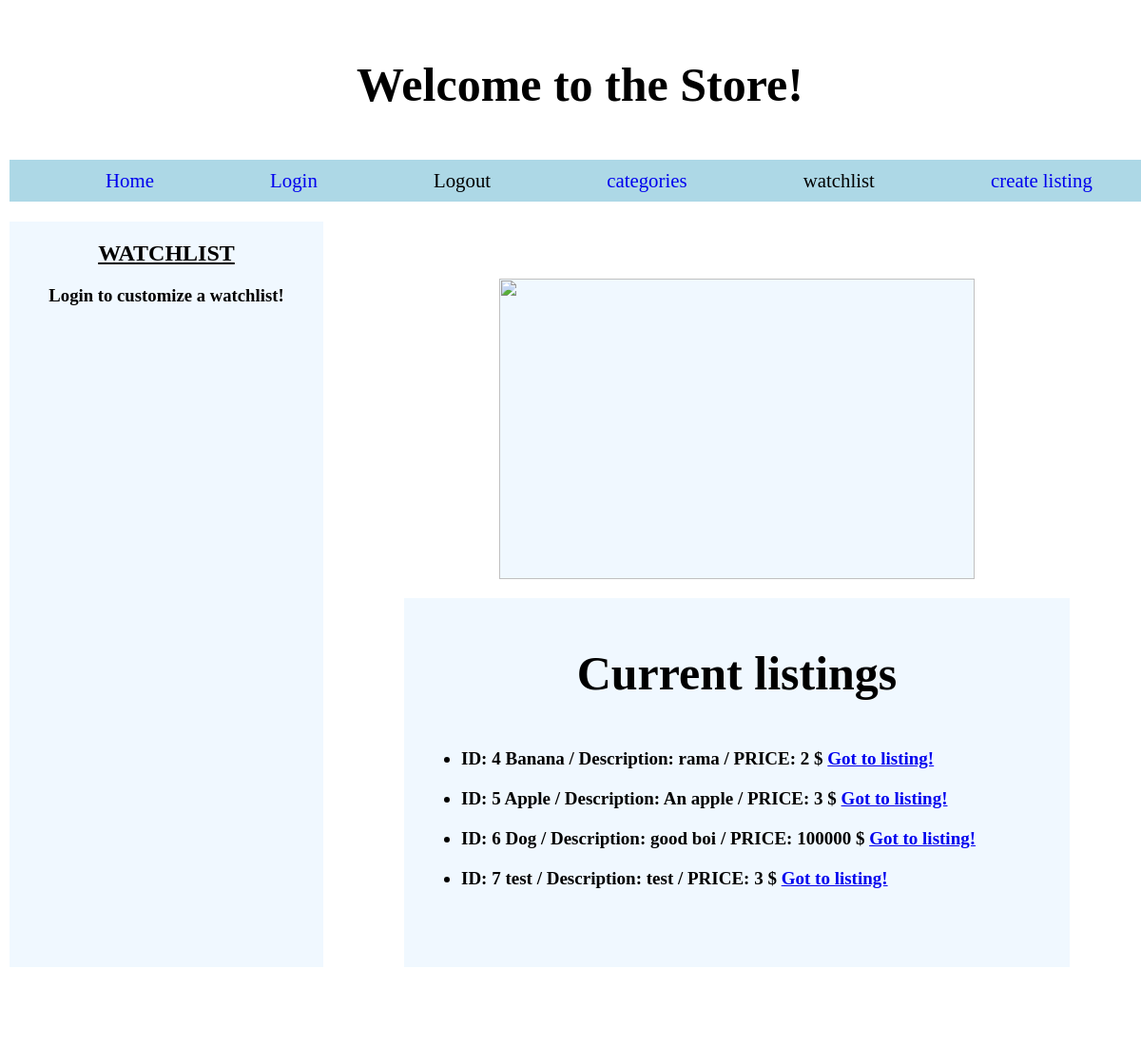
The page /Sales/ on the database as committed earlier.
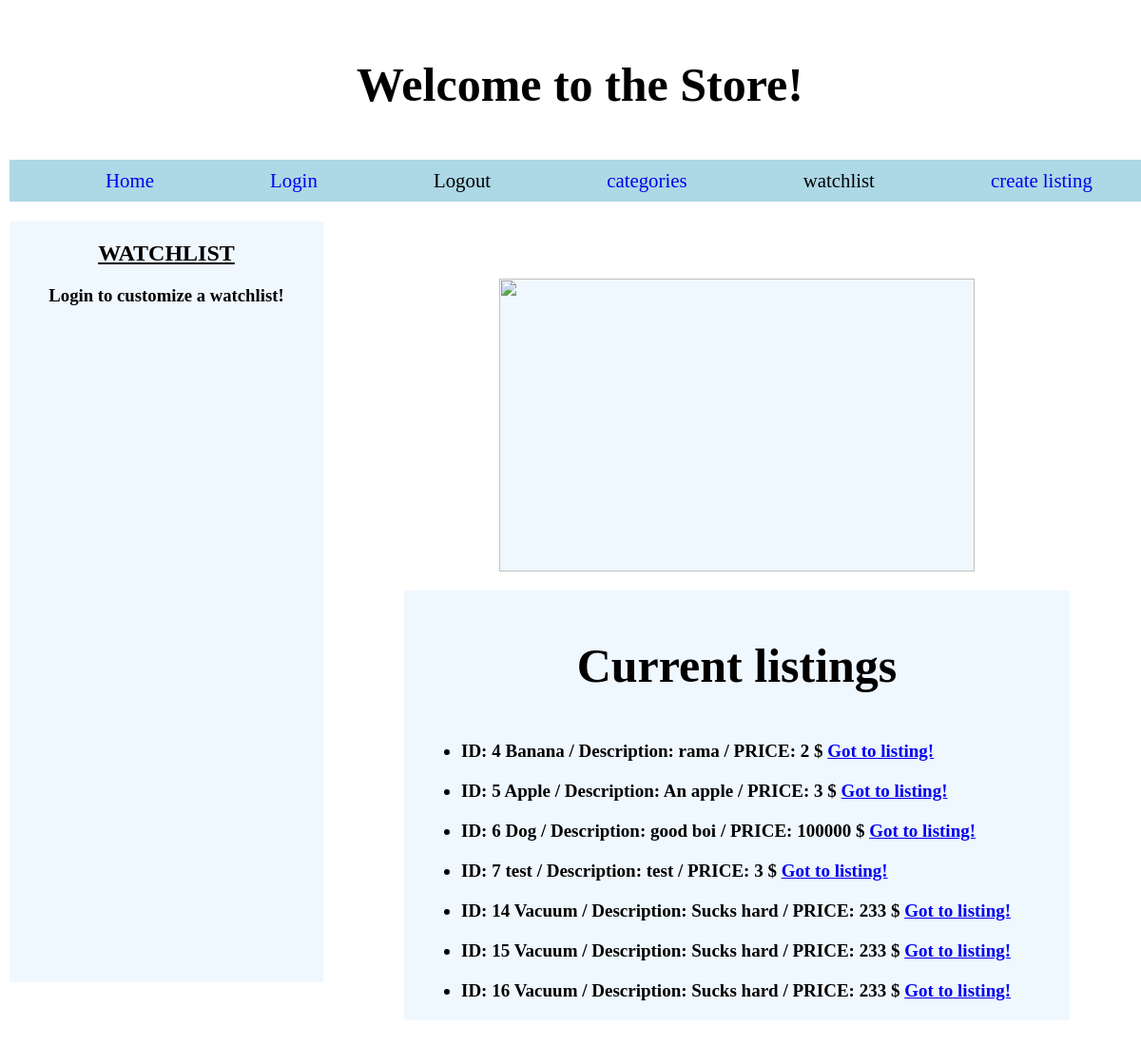
The same page on the database as committed later.
### Sales/models.py (models this page shows, shortened)
class sales(models.Model):
    id = models.AutoField(auto_created = True, primary_key = True)
    pic = models.CharField(max_length= 100, default = "A pic would go here")
    name = models.CharField(max_length = 100)
    description = models.CharField(max_length = 100)
    category = models.ForeignKey(cates, on_delete = models.CASCADE, blank = True)
    price = models.IntegerField()

### Sales/views.py (the view)
# urls.py: path("", views.index, name ="index"),
def index(request):
    return render(request,"sales/index.html", {
        "title" : "Welcome to the Store!",
        "listings" : sales.objects.all()
    } )

### Sales/templates/sales/index.html
{% extends "sales/layout.html" %}
{% block sideBar%}
    <h3>Login to customize a watchlist! </h3>
{% endblock %}
{% block pic %}
    <img src = "/home/deadlyroadsign/2307Django/SaleSite/Sales/templates/sales/entriesPic/placeholder.png" height = "100%" width = "100%">
{% endblock %}
{% block article %}
    <h1>Current listings</h1>
    <ul>
        {% for listing in listings %}
            <li class = "lisUL">ID: {{ listing.id }} {{listing.name}} / Description: {{listing.description}} / PRICE: {{listing.price}} $  <a href ="{% url 'Sales:listingSite' Sid=listing.id  %}"> Got to listing!</a></li>
        {% endfor %}
    </ul>
{% endblock %}

Rows that differ between the two databases and show on the page:
added sales: id "14", name "Vacuum", description "Sucks hard", price "233"
added sales: id "15", name "Vacuum", description "Sucks hard", price "233"
added sales: id "16", name "Vacuum", description "Sucks hard", price "233"
